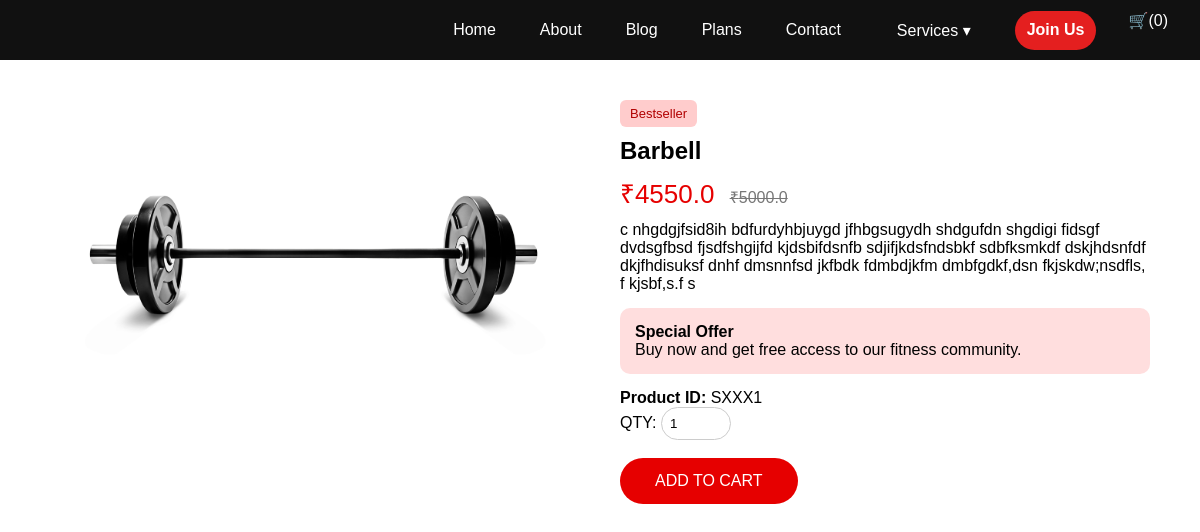
Page /product/product/1/ on the committed database.
### core/models.py (models this page shows, shortened)
class Product(models.Model):
    name = models.CharField(max_length=200)
    price = models.FloatField()
    old_price = models.FloatField(blank=True, null=True)
    rating = models.IntegerField(default=5)
    image = models.ImageField(upload_to='products/')
    description = models.TextField(blank=True)

### core/views.py (the view)
# urls.py: path('product/<str:type>/<int:id>/', views.product_detail, name='product_detail'),
def product_detail(request, type, id):
    if type == "product":
        item = get_object_or_404(Product, id=id)
    else:
        item = get_object_or_404(Supplement, id=id)
    context = {
        "item": item,
        "type": type
    }
    return render(request, "product_detail.html", context)

### core/templates/product_detail.html (shortened to what this page needs)
{% load static %}
{% include "navbar.html" %}
<!DOCTYPE html>
<html>
<head>
</head>
<body>
<div class="detail-wrap">
<div class="left">
{% if item.image %}
<img class="main-img" src="{{ item.image.url }}">
{% endif %}
</div>
<div class="right">
<div class="badge">Bestseller</div>
<h2>{{ item.name }}</h2>
<div class="price">
₹{{ item.price }}
{% if item.old_price %}
<span class="old">₹{{ item.old_price }}</span>
{% endif %}
</div>
<p>{{ item.description }}</p>
<div class="offer">
<b>Special Offer</b><br>
Buy now and get free access to our fitness community.
</div>
<p><b>Product ID:</b> SXXX{{ item.id }}</p>
<form action="{% url 'add_to_cart' type item.id %}" method="get">
<label>QTY:</label>
<input class="qty" type="number" name="qty" value="1" min="1">
<br><br>
<button class="add-btn" type="submit">
ADD TO CART
</button>
</form>
</div>
</div>
</body>
</html>

### core/templates/navbar.html (style rules this page uses)
* { margin:0; padding:0; box-sizing:border-box; font-family:Arial, sans-serif; }

### core/templates/product_detail.html (style rules this page uses)
.detail-wrap { max-width:1100px; margin:40px auto; display:flex; gap:40px; font-family:Arial; }
.left { width:50% }
.main-img { width:100%; border-radius:14px; }
.right { width:50% }
.badge { background:#ffcccc; color:#b10000; padding:6px 10px; border-radius:6px; font-size:13px; display:inline-block; margin-bottom:10px; }
.price { font-size:26px; color:#e60000; margin:10px 0; }
.old { color:#777; text-decoration:line-through; font-size:16px; margin-left:8px; }
.offer { background:#ffdede; padding:15px; border-radius:10px; margin:15px 0; }
.add-btn { background:#e60000; color:white; padding:14px 35px; border:none; border-radius:40px; font-size:16px; cursor:pointer; }
.qty { width:70px; padding:8px; border-radius:20px; border:1px solid #ccc; }

### rows in the picture
Product: image (picture), name "Barbell", price "4550.0", old_price "5000.0", description "c nhgdgjfsid8ih bdfurdyhbjuygd jfhbgsugydh shdgufdn shgdigi fidsgf dvdsgfbsd fjsdfshgijfd kjdsbifdsnfb sdjifjkdsfndsbkf sdbfksmkdf dskjhdsnfdf dkjfhdisuksf dnhf dmsnnfsd jkfbdk fdmbdjkfm dmbfgdkf,dsn fkjskdw;nsdfls, f kjsbf,s.f s", id "1"

### other values in the picture
{{ request.session.cart|length|default:0 }} "0"
